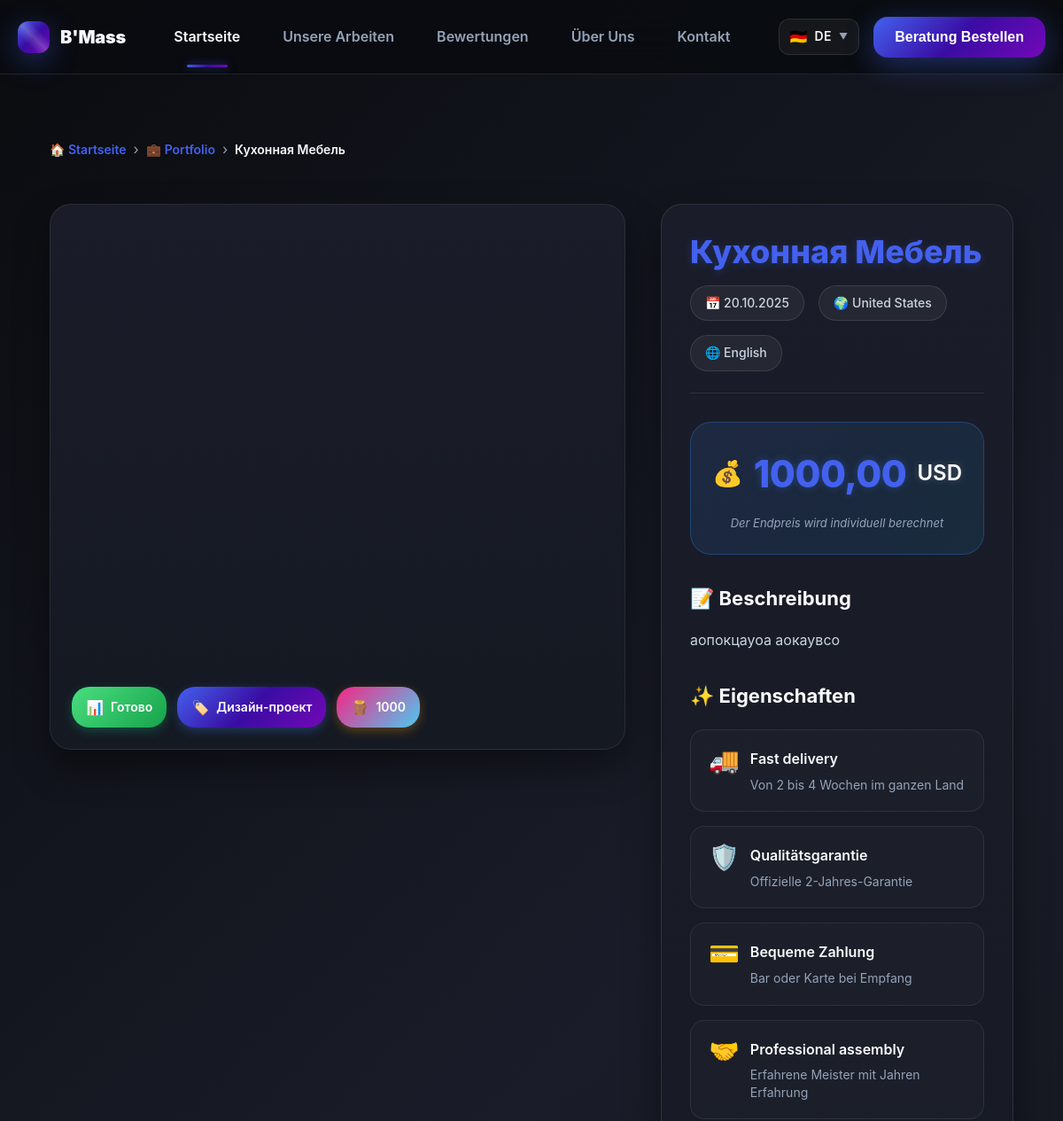
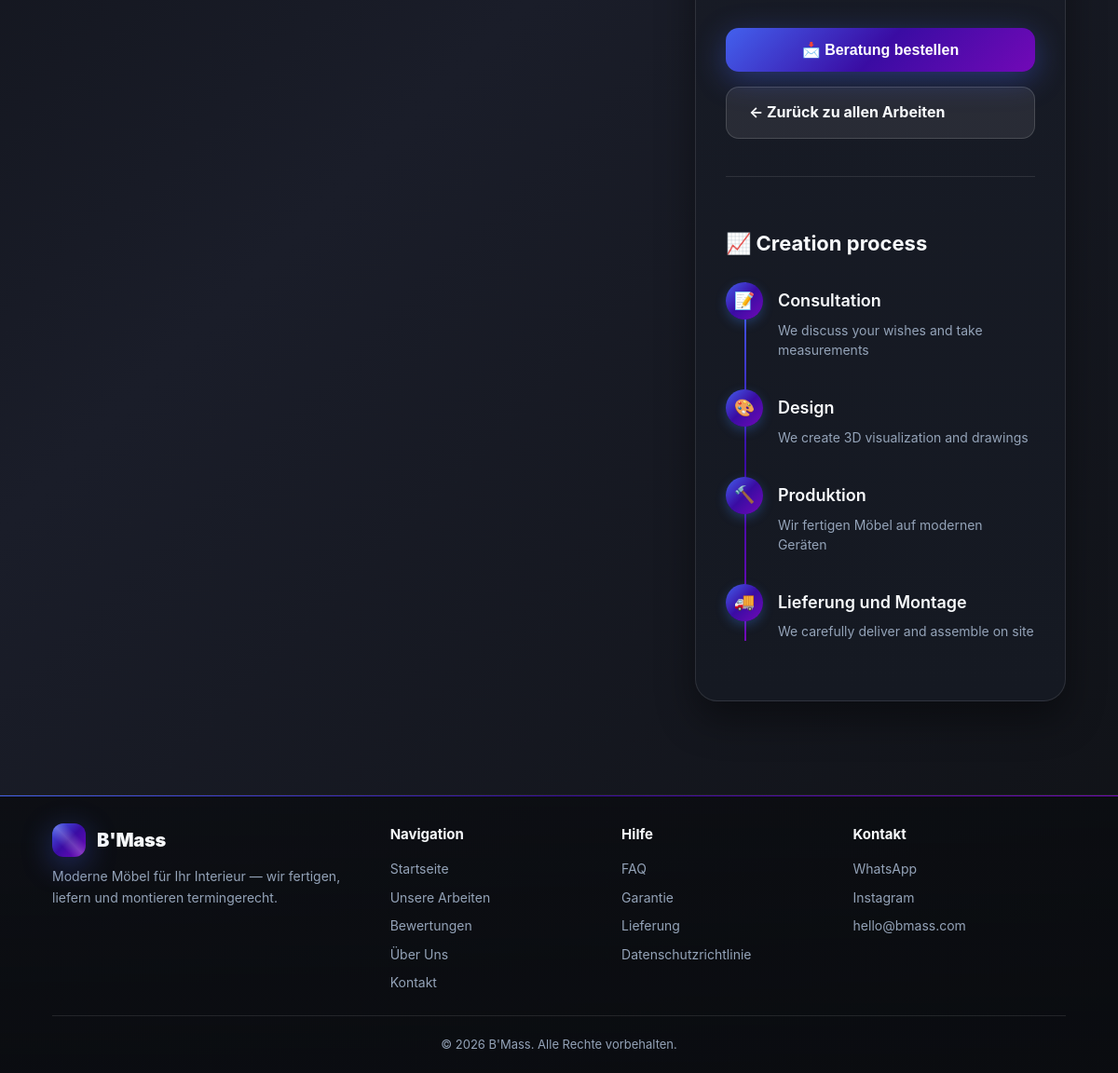
Page /portfolio/7/ on the committed database (2 pictures, top to bottom).
### admin_service/models.py (models this page shows, shortened)
class Work(models.Model):
    title = models.CharField(max_length=255, blank=True, verbose_name="Название мебели | Тип")
    description = models.TextField(blank=True, verbose_name="Описание мебели")
    image = models.ImageField(upload_to="portfolio/", verbose_name="Фотография мебели")
    price = models.DecimalField(max_digits=10, decimal_places=2, verbose_name="Цена", default=0)
    currency = models.CharField(max_length=5, choices=CURRENCIES, default="usd", verbose_name="Валюта")
    country = models.CharField(max_length=5, choices=COUNTRIES, default="us", verbose_name="Страна работы")
    date = models.DateField(blank=True, null=True, verbose_name="Дата изготовления")
    language = models.CharField(max_length=5, choices=languages, verbose_name="Выбор языка на работе")
    work_type = models.CharField(max_length=20, choices=WORK_TYPES, verbose_name="Тип работы", default="custom")
    status = models.CharField(max_length=20, choices=STATUSES, verbose_name="Статус", default="in_progress")
    material = models.CharField(max_length=100, blank=True, verbose_name="Материал")
    width = models.DecimalField(max_digits=6, decimal_places=2, blank=True, null=True, verbose_name="Ширина (см)")
    height = models.DecimalField(max_digits=6, decimal_places=2, blank=True, null=True, verbose_name="Высота (см)")
    depth = models.DecimalField(max_digits=6, decimal_places=2, blank=True, null=True, verbose_name="Глубина (см)")
    created_at = models.DateTimeField(auto_now_add=True, blank=True, verbose_name='Дата добавления')
    class Meta:
        verbose_name = "Работа"
        verbose_name_plural = "Работы"
        ordering = ["-created_at"]

### client_service/views.py (the view)
# urls.py: path("portfolio/<int:pk>/", work_detail, name="work_detail"),
def work_detail(request, pk):
    work = get_object_or_404(Work, pk=pk)
    return render(request, "works/work_detail.html", {
        "work": work,
    })

### client_service/templates/works/work_detail.html (shortened to what this page needs)
{% extends 'base/base.html' %}
{% load i18n %}
{% block content %}
<section class="section">
    <div class="container">
        <nav class="breadcrumb" aria-label="breadcrumb">
            <a href="{% url 'client_service:index' %}" class="breadcrumb-link">🏠 {% trans 'Home' %}</a>
            <span class="breadcrumb-separator">›</span>
            <a href="{% url 'client_service:portfolio' %}" class="breadcrumb-link">💼 {% trans 'Portfolio' %}</a>
            <span class="breadcrumb-separator">›</span>
            <span class="breadcrumb-current">{{ work.title }}</span>
        </nav>
        <div class="work-detail">
            <div class="work-media">
                <div class="image-container">
                </div>
                <div class="work-badges">
                    <div class="work-badge status">
                        <span class="badge-icon">📊</span>
                        <span>{{ work.get_status_display }}</span>
                    </div>
                    {% if work.work_type %}
                    <div class="work-badge">
                        <span class="badge-icon">🏷️</span>
                        <span>{{ work.get_work_type_display }}</span>
                    </div>
                    {% endif %}
                    {% if work.material %}
                    <div class="work-badge material">
                        <span class="badge-icon">🪵</span>
                        <span>{{ work.material }}</span>
                    </div>
                    {% endif %}
                </div>
            </div>
            <div class="work-info">
                <div class="work-header">
                    <h1 class="work-title">{{ work.title }}</h1>
                    <div class="work-meta-header">
                        <span class="meta-item">📅 {{ work.date|date:"d.m.Y" }}</span>
                        {% if work.country %}<span class="meta-item">🌍 {{ work.get_country_display }}</span>{% endif %}
                        <span class="meta-item">🌐 {{ work.get_language_display }}</span>
                    </div>
                </div>
                <div class="price-block">
                    {% if work.price %}
                        <div class="price-main">
                            <span class="price-currency">💰</span>
                            <span class="price-value">{{ work.price }}</span>
                            <span class="price-unit">{{ work.currency|upper }}</span>
                        </div>
                        <div class="price-note">{% trans 'Final cost is calculated individually' %}</div>
                    {% else %}
                        <div class="price-main">
                            <span class="price-value request">{% trans 'By request' %}</span>
                        </div>
                        <div class="price-note">{% trans 'The final cost is calculated individually after consultation' %}</div>
                    {% endif %}
                </div>
                {% if work.description %}
                <div class="work-description">
                    <h3>📝 {% trans 'Description' %}</h3>
                    <p>{{ work.description }}</p>
                </div>
                {% endif %}
                <div class="work-features">
                    <h3>✨ {% trans 'Features' %}</h3>
                    <div class="features-grid">
                        <div class="feature-card">
                            <div class="feature-icon">🚚</div>
                            <div class="feature-content">
                                <div class="feature-title">{% trans 'Fast delivery' %}</div>
                                <div class="feature-desc">{% trans 'From 2 to 4 weeks throughout the country' %}</div>
                            </div>
                        </div>
                        <div class="feature-card">
                            <div class="feature-icon">🛡️</div>
                            <div class="feature-content">
                                <div class="feature-title">{% trans 'Quality guarantee' %}</div>
                                <div class="feature-desc">{% trans 'Official 2-year warranty' %}</div>
                            </div>
                        </div>
                        <div class="feature-card">
                            <div class="feature-icon">💳</div>
                            <div class="feature-content">
                                <div class="feature-title">{% trans 'Convenient payment' %}</div>
                                <div class="feature-desc">{% trans 'Cash or card upon receipt' %}</div>
                            </div>
                        </div>
                        <div class="feature-card">
                            <div class="feature-icon">🤝</div>
                            <div class="feature-content">
                                <div class="feature-title">{% trans 'Professional assembly' %}</div>
                                <div class="feature-desc">{% trans 'Experienced masters with years of experience' %}</div>
                            </div>
                        </div>
                    </div>
                </div>
                <div class="action-buttons">
                    <button class="btn-primary" onclick="openConsultationModal()">
                        <span>📩 {% trans 'Order consultation' %}</span>
                    </button>
                    <a href="{% url 'client_service:portfolio' %}" class="btn-secondary">
                        <span>← {% trans 'Back to all works' %}</span>
                    </a>
                </div>
                <div class="work-timeline">
                    <h3>📈 {% trans 'Creation process' %}</h3>
                    <div class="timeline">
                        <div class="timeline-item">
                            <div class="timeline-icon">📝</div>
                            <div class="timeline-content">
                                <div class="timeline-title">{% trans 'Consultation' %}</div>
                                <div class="timeline-desc">{% trans 'We discuss your wishes and take measurements' %}</div>
                            </div>
                        </div>
                        <div class="timeline-item">
                            <div class="timeline-icon">🎨</div>
                            <div class="timeline-content">
                                <div class="timeline-title">{% trans 'Design' %}</div>
                                <div class="timeline-desc">{% trans 'We create 3D visualization and drawings' %}</div>
                            </div>
                        </div>
                        <div class="timeline-item">
                            <div class="timeline-icon">🔨</div>
                            <div class="timeline-content">
                                <div class="timeline-title">{% trans 'Production' %}</div>
                                <div class="timeline-desc">{% trans 'We manufacture furniture on modern equipment' %}</div>
                            </div>
                        </div>
                        <div class="timeline-item">
                            <div class="timeline-icon">🚚</div>
                            <div class="timeline-content">
                                <div class="timeline-title">{% trans 'Delivery and assembly' %}</div>
                                <div class="timeline-desc">{% trans 'We carefully deliver and assemble on site' %}</div>
                            </div>
                        </div>
                    </div>
                </div>
            </div>
        </div>
    </div>
</section>
{% endblock %}

### rows in the picture
Work: title "Кухонная Мебель", status "Готово", work_type "Дизайн-проект", material "1000", date "20.10.2025", country "United States", language "English", price "1000,00", currency "USD", description "аопокцауоа аокаувсо"
